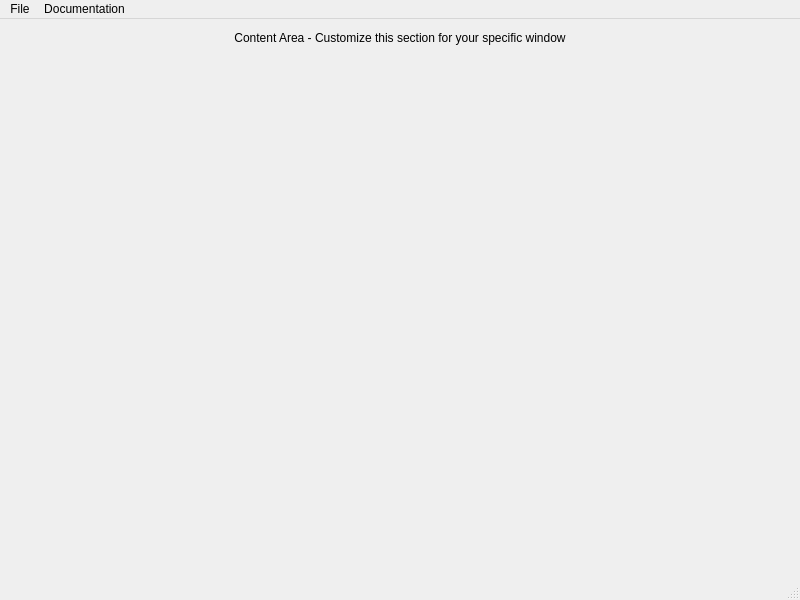
<?xml version="1.0" encoding="UTF-8"?>
<!-- Copyright (C) UChicago Argonne, LLC -->
<!-- See LICENSE file for details -->
<ui version="4.0">
 <class>BaseMainWindow</class>
 <widget class="QMainWindow" name="BaseMainWindow">
  <property name="geometry">
   <rect>
    <x>0</x>
    <y>0</y>
    <width>800</width>
    <height>600</height>
   </rect>
  </property>
  <property name="windowTitle">
   <string>Base Main Window</string>
  </property>
  <widget class="QWidget" name="centralWidget">
   <layout class="QVBoxLayout" name="mainLayout">
    <property name="spacing">
     <number>8</number>
    </property>
    <property name="leftMargin">
     <number>12</number>
    </property>
    <property name="topMargin">
     <number>12</number>
    </property>
    <property name="rightMargin">
     <number>12</number>
    </property>
    <property name="bottomMargin">
     <number>12</number>
    </property>
    <item>
     <widget class="QLabel" name="label_placeholder">
      <property name="text">
       <string>Content Area - Customize this section for your specific window</string>
      </property>
      <property name="alignment">
       <set>Qt::AlignCenter</set>
      </property>
     </widget>
    </item>
    <item>
     <spacer name="verticalSpacer">
      <property name="orientation">
       <enum>Qt::Vertical</enum>
      </property>
      <property name="sizeHint" stdset="0">
       <size>
        <width>20</width>
        <height>40</height>
       </size>
      </property>
     </spacer>
    </item>
   </layout>
  </widget>
  <widget class="QMenuBar" name="menuBar">
   <property name="geometry">
    <rect>
     <x>0</x>
     <y>0</y>
     <width>800</width>
     <height>22</height>
    </rect>
   </property>
   <widget class="QMenu" name="menuFile">
    <property name="title">
     <string>File</string>
    </property>
    <addaction name="actionOpen"/>
    <addaction name="actionOpenFolder"/>
    <addaction name="separator"/>
    <addaction name="actionSave"/>
    <addaction name="separator"/>
    <addaction name="actionExit"/>
   </widget>
   <widget class="QMenu" name="menuDocumentation">
    <property name="title">
     <string>Documentation</string>
    </property>
    <addaction name="actionOpenDocumentation"/>
   </widget>
   <addaction name="menuFile"/>
   <addaction name="menuDocumentation"/>
  </widget>
  <widget class="QStatusBar" name="statusBar"/>
  <action name="actionOpen">
   <property name="text">
    <string>Open...</string>
   </property>
   <property name="shortcut">
    <string>Ctrl+O</string>
   </property>
  </action>
  <action name="actionSave">
   <property name="text">
    <string>Save</string>
   </property>
   <property name="shortcut">
    <string>Ctrl+S</string>
   </property>
  </action>
  <action name="actionOpenFolder">
   <property name="text">
    <string>Open Folder...</string>
   </property>
   <property name="shortcut">
    <string>Ctrl+Shift+O</string>
   </property>
  </action>
  <action name="actionExit">
   <property name="text">
    <string>Exit</string>
   </property>
   <property name="shortcut">
    <string>Ctrl+Q</string>
   </property>
  </action>
  <action name="actionOpenDocumentation">
   <property name="text">
    <string>Open Documentation</string>
   </property>
   <property name="shortcut">
    <string>F1</string>
   </property>
  </action>
 </widget>
 <resources/>
 <connections/>
</ui>
